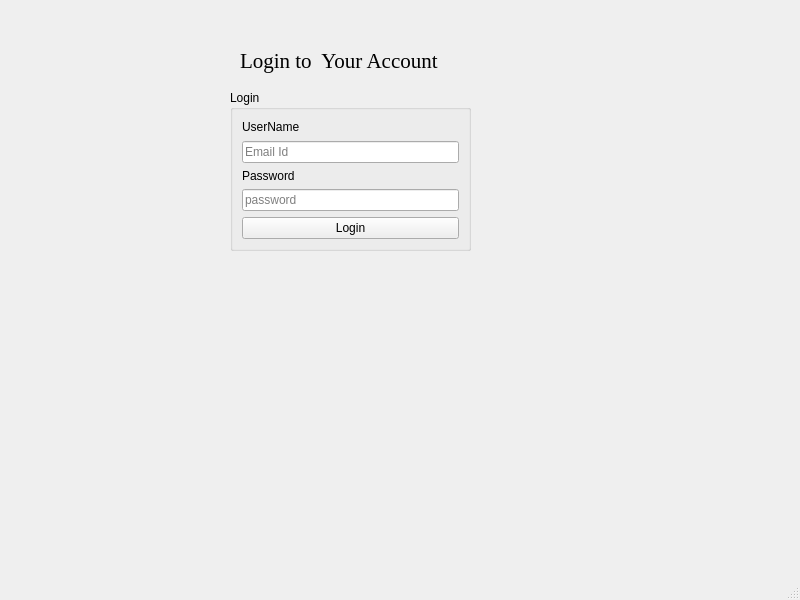
<?xml version="1.0" encoding="UTF-8"?>
<ui version="4.0">
 <class>login</class>
 <widget class="QMainWindow" name="login">
  <property name="geometry">
   <rect>
    <x>0</x>
    <y>0</y>
    <width>800</width>
    <height>600</height>
   </rect>
  </property>
  <property name="windowTitle">
   <string>login</string>
  </property>
  <widget class="QWidget" name="centralwidget">
   <widget class="QGroupBox" name="groupBox">
    <property name="geometry">
     <rect>
      <x>230</x>
      <y>90</y>
      <width>241</width>
      <height>161</height>
     </rect>
    </property>
    <property name="title">
     <string>Login</string>
    </property>
    <layout class="QVBoxLayout" name="verticalLayout_3">
     <item>
      <layout class="QVBoxLayout" name="verticalLayout">
       <item>
        <widget class="QLabel" name="label">
         <property name="text">
          <string>UserName</string>
         </property>
        </widget>
       </item>
       <item>
        <widget class="QLineEdit" name="lineEdit_username">
         <property name="placeholderText">
          <string>Email Id</string>
         </property>
        </widget>
       </item>
      </layout>
     </item>
     <item>
      <layout class="QVBoxLayout" name="verticalLayout_2">
       <item>
        <widget class="QLabel" name="label_2">
         <property name="text">
          <string>Password</string>
         </property>
        </widget>
       </item>
       <item>
        <widget class="QLineEdit" name="lineEdit_password">
         <property name="text">
          <string/>
         </property>
         <property name="placeholderText">
          <string>password</string>
         </property>
        </widget>
       </item>
       <item>
        <widget class="QPushButton" name="pushButton_Login">
         <property name="text">
          <string>Login</string>
         </property>
        </widget>
       </item>
      </layout>
     </item>
    </layout>
   </widget>
   <widget class="QLabel" name="label_3">
    <property name="geometry">
     <rect>
      <x>240</x>
      <y>40</y>
      <width>231</width>
      <height>41</height>
     </rect>
    </property>
    <property name="font">
     <font>
      <family>Times New Roman</family>
      <pointsize>16</pointsize>
     </font>
    </property>
    <property name="text">
     <string>Login to  Your Account</string>
    </property>
   </widget>
  </widget>
  <widget class="QMenuBar" name="menubar">
   <property name="geometry">
    <rect>
     <x>0</x>
     <y>0</y>
     <width>800</width>
     <height>21</height>
    </rect>
   </property>
  </widget>
  <widget class="QStatusBar" name="statusbar"/>
 </widget>
 <resources/>
 <connections/>
</ui>
